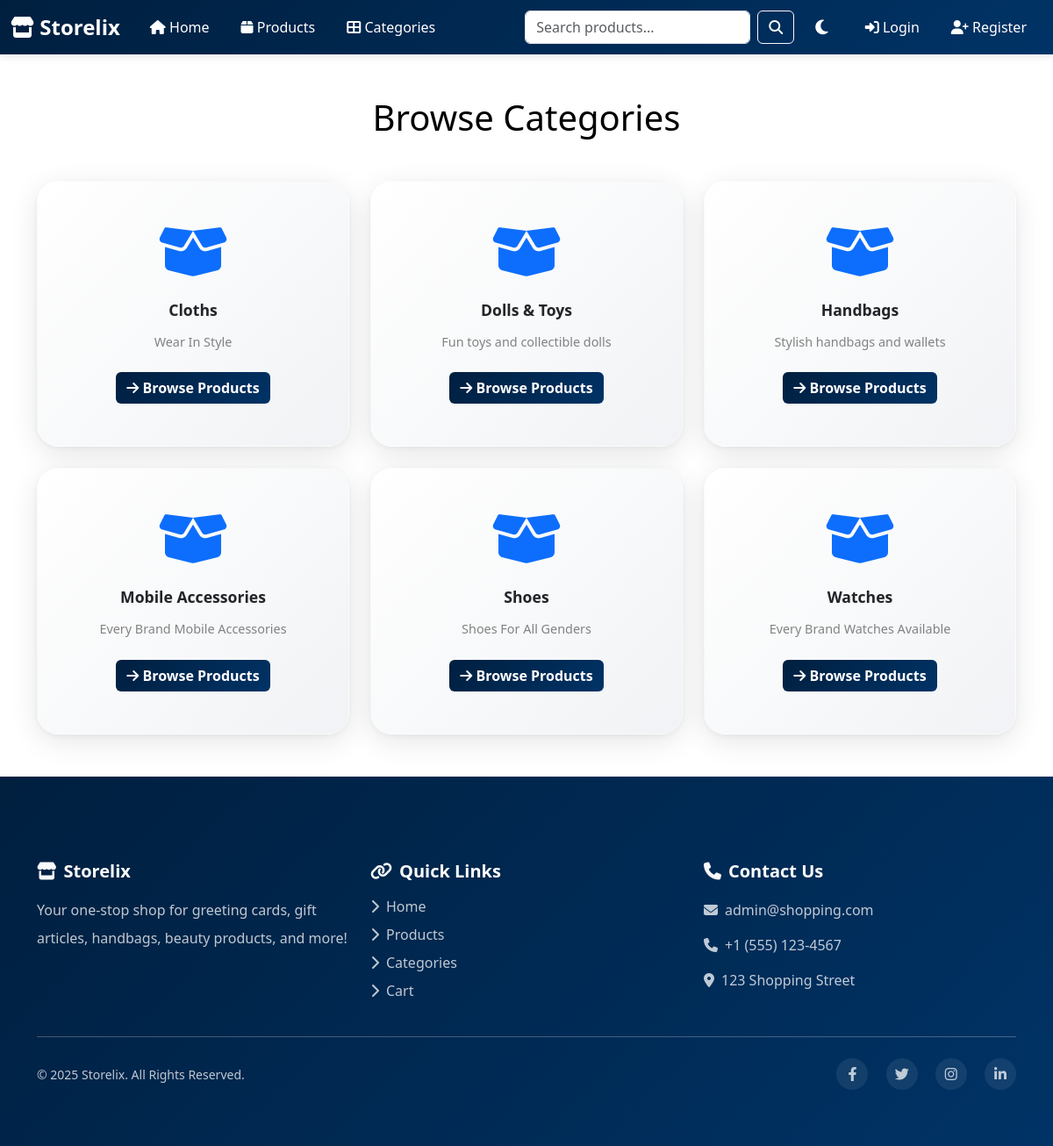
/categories.php, run on the app's committed database.
### tables this page shows
CREATE TABLE IF NOT EXISTS categories (
    id INT AUTO_INCREMENT PRIMARY KEY,
    name VARCHAR(100) NOT NULL,
    description TEXT,
    image VARCHAR(255),
    created_at TIMESTAMP DEFAULT CURRENT_TIMESTAMP
);

### includes/db.php (called while the page is built, shortened)
<?php
class Database {
    private $conn;
    public function __construct() {
        try {
            $this->conn = new mysqli(DB_HOST, DB_USER, DB_PASS, DB_NAME);
            $this->conn->options(MYSQLI_OPT_CONNECT_TIMEOUT, 30);
            $this->conn->options(MYSQLI_OPT_READ_TIMEOUT, 30);
            $this->conn->set_charset("utf8mb4");
        } catch (Exception $e) {
            die("Database Error: " . $e->getMessage());
        }
    }
    public function query($sql) {
        $result = $this->conn->query($sql);
        return $result;
    }
}
$db = new Database();
?>

### includes/functions.php (called while the page is built, shortened)
<?php
require_once 'db.php';
function getCategories() {
    global $db;
    $result = $db->query("SELECT * FROM categories ORDER BY name ASC");
    return $result->fetch_all(MYSQLI_ASSOC);
}
?>

### categories.php (the view, shortened to what this page needs)
<?php
include 'includes/header.php';
$categories = getCategories();
?>
<div class="container my-5">
    <h1 class="text-center mb-5">Browse Categories</h1>
    <div class="row g-4">
        <?php foreach ($categories as $category): ?>
            <div class="col-md-4">
                <a href="products.php?category=<?php echo $category['id']; ?>" class="text-decoration-none">
                    <div class="card category-card h-100">
                        <div class="card-body text-center p-5">
                            <i class="fas fa-box-open fa-4x text-primary mb-4"></i>
                            <h3 class="card-title text-dark"><?php echo htmlspecialchars($category['name']); ?></h3>
                            <p class="card-text text-muted mt-3"><?php echo htmlspecialchars($category['description']); ?></p>
                            <div class="mt-4">
                                <span class="btn btn-primary">
                                    <i class="fas fa-arrow-right"></i> Browse Products
                                </span>
                            </div>
                        </div>
                    </div>
                </a>
            </div>
        <?php endforeach; ?>
    </div>
</div>
<?php include 'includes/footer.php'; ?>

### includes/header.php (style rules this page uses)
:root { --primary-color: #001f3f; --secondary-color: #003366; --dark-color: #333; --light-color: #f8f9fa; --bg-color: #ffffff; --text-color: #000000; --card-bg: #ffffff; --navbar-bg: linear-gradient(135deg, var(--primary-color), var(--secondary-color)); --navbar-text: white; --footer-bg: linear-gradient(135deg, var(--primary-color), var(--secondary-color)); --footer-text: white; --hero-bg: linear-gradient(135deg, var(--primary-color), var(--secondary-color)); }
body { font-family: 'Segoe UI', Tahoma, Geneva, Verdana, sans-serif; min-height: 100vh; display: flex; flex-direction: column; background-color: var(--bg-color); color: var(--text-color); transition: background-color 0.3s, color 0.3s; }
.card { background-color: var(--card-bg); color: var(--text-color); border: 1px solid rgba(0,0,0,0.1); }
.card .card-title { color: var(--text-color); }
.card .card-text { color: var(--text-color); }
.card .text-muted { color: rgba(0,0,0,0.6) !important; }
.btn-primary { background-color: var(--primary-color); border-color: var(--primary-color); }
.btn-primary { background: linear-gradient(135deg, var(--primary-color), var(--secondary-color)); border: none; }
.card { border: none; border-radius: 25px; overflow: hidden; transition: all 0.5s cubic-bezier(0.4, 0, 0.2, 1); box-shadow: 0 8px 30px rgba(0,0,0,0.1); background: linear-gradient(135deg, rgba(255,255,255,0.96) 0%, rgba(248,249,250,0.96) 50%, rgba(240,242,245,0.96) 100%); backdrop-filter: blur(15px); border: 1px solid rgba(255,255,255,0.3); background-color: var(--card-bg); color: var(--text-color); position: relative; }
.card::before { content: ''; position: absolute; top: 0; left: -100%; width: 100%; height: 100%; background: linear-gradient(90deg, transparent, rgba(0,123,255,0.08), rgba(23,162,184,0.08), transparent); transition: left 0.8s; z-index: 1; }
.card-body { position: relative; z-index: 2; padding: 1.5rem; }
.card-title { font-weight: 700; font-size: 1.1rem; margin-bottom: 0.5rem; color: var(--text-color); text-shadow: 0 1px 2px rgba(0,0,0,0.05); }
.card-text { color: var(--text-muted); font-size: 0.9rem; line-height: 1.5; }
.category-card { cursor: pointer; transition: all 0.4s cubic-bezier(0.4, 0, 0.2, 1); border: none; border-radius: 25px; overflow: hidden; position: relative; background: linear-gradient(135deg, rgba(255,255,255,0.95) 0%, rgba(248,249,250,0.95) 50%, rgba(240,242,245,0.95) 100%); backdrop-filter: blur(15px); box-shadow: 0 8px 32px rgba(0,0,0,0.1), 0 2px 8px rgba(0,0,0,0.05); border: 1px solid rgba(255,255,255,0.2); }
.category-card::before { content: ''; position: absolute; top: 0; left: -100%; width: 100%; height: 100%; background: linear-gradient(90deg, transparent, rgba(0,123,255,0.1), transparent); transition: left 0.5s; }
.category-card .card-body { position: relative; z-index: 1; padding: 2rem 1.5rem; }
.category-card .card-title { font-weight: 700; font-size: 1.1rem; margin-bottom: 0.5rem; color: var(--text-color); }
.category-card .card-text { font-size: 0.9rem; line-height: 1.4; opacity: 0.8; }
body { display: flex; flex-direction: column; min-height: 100vh; }
.btn-primary, .btn-outline-primary { transition: all 0.3s ease; font-weight: 600; }

### data on the page
categories: name "Cloths", description "Wear In Style"
categories: name "Dolls & Toys", description "Fun toys and collectible dolls"
categories: name "Handbags", description "Stylish handbags and wallets"
categories: name "Mobile Accessories", description "Every Brand Mobile Accessories"
categories: name "Shoes", description "Shoes For All Genders"
categories: name "Watches", description "Every Brand Watches Available"

### other printed values
SITE_NAME "Storelix"
ADMIN_EMAIL "admin@shopping.com"
